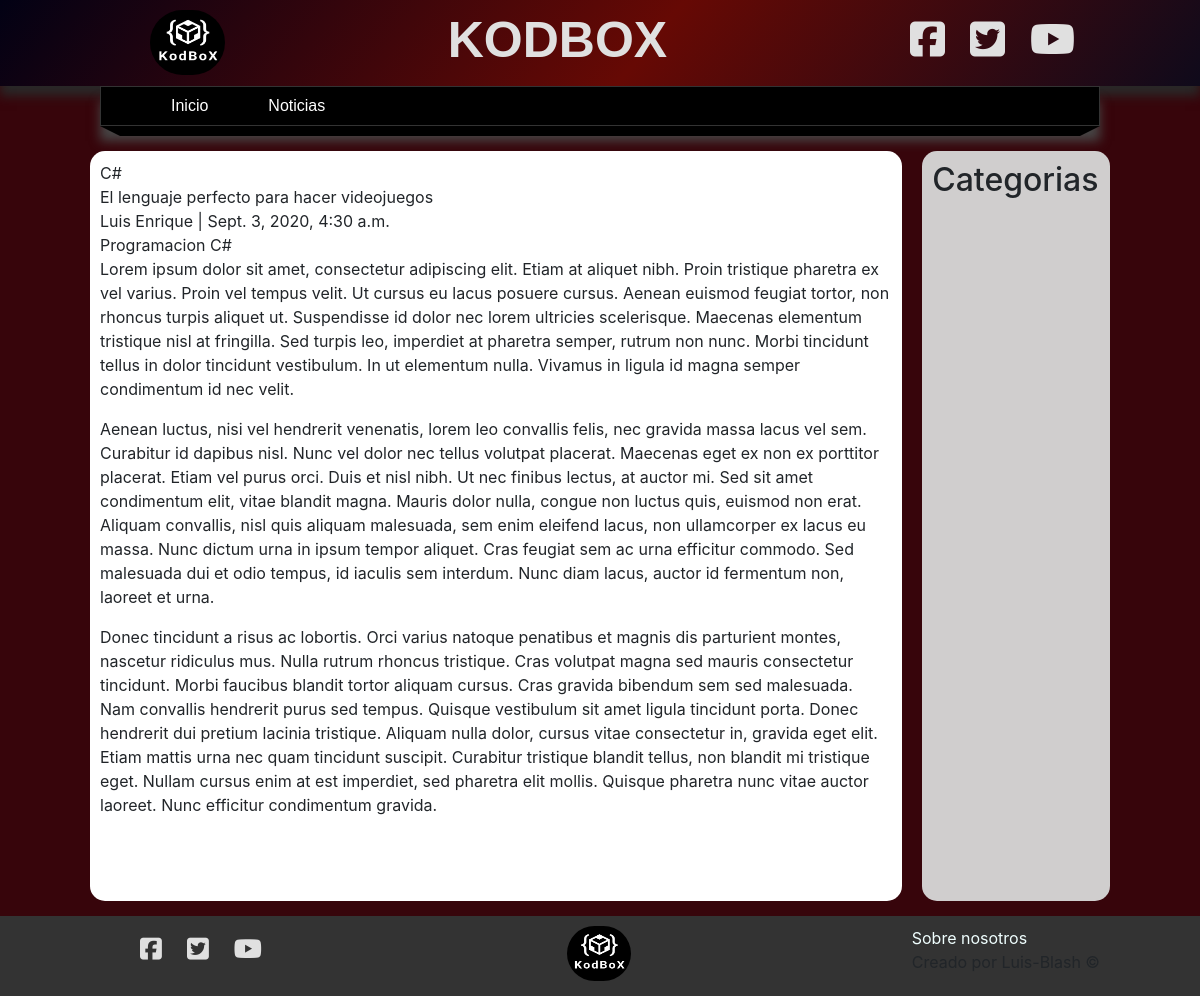
Screenshot of /noticia/6 with the database file from the repository.
### blog/models.py (models this page shows, shortened)
class Noticias(models.Model):
    titulo = models.CharField(max_length=150, verbose_name="Titulo")
    subtitulo = models.CharField(max_length=250, verbose_name="Sub titulo")
    contenido = RichTextField(verbose_name="Contenido")
    imagen = models.ImageField(default="null",verbose_name="Imagen", upload_to="noticias")
    publico = models.BooleanField(verbose_name="¿Publico?")
    usuario = models.ForeignKey(User, editable=False, verbose_name="Usuario", on_delete=models.CASCADE)
    categorias = models.ManyToManyField(Categoria, verbose_name="Categorias", blank=True)
    creado_el = models.DateTimeField(auto_now_add=True, verbose_name="Creado el")
    actualizado_el = models.DateTimeField(auto_now=True,verbose_name="Actualizado el")
    class Meta:
        verbose_name = "Noticia"
        verbose_name_plural = "Noticias"

class Categoria(models.Model):
    nombre = models.CharField(max_length=100, verbose_name="nombre")
    descripcion = models.CharField(max_length=255,verbose_name="Descripcion")
    creado_el = models.DateTimeField(auto_now_add=True, verbose_name="Creado el")
    class Meta:
        verbose_name = "Categoria"
        verbose_name_plural = "Categorias"
    def __str__(self):
        return self.nombre

### blog/views.py (the view)
# urls.py: path("noticia/<int:noticia_id>", views.noticia, name="noticia")
def noticia(request, noticia_id):
    noticia = get_object_or_404(Noticias, id= noticia_id)
    return render(request, 'noticias/noticia-individual.html',{
        "noticia":noticia
    })

### blog/processor.py (called while the page is built)
def get_categorias(request):
    categorias_uso= Noticias.objects.filter(publico=True).values_list("categorias", flat=True)
    categorias = Categoria.objects.filter(id__in=categorias_uso).values_list("id","nombre")
    return {
        "categorias": categorias,
        "id": categorias_uso
    }

### blog/templates/noticias/noticia-individual.html (shortened to what this page needs)
{% extends 'layouts/layout.html'%}
{% block news %}
{{ noticia.titulo }}
<br>
{{ noticia.subtitulo }}
<br>
{{ noticia.usuario.first_name }} | {{ noticia.creado_el}}
<br>
{% for categoria in noticia.categorias.all %}
{{ categoria }}
{% endfor %}
<br>
{{ noticia.contenido|safe }}
{% endblock %}

### mainapp/static/css/style.css (style rules this page uses)
html { box-sizing: border-box; }
*, *:before, *:after { box-sizing: inherit; }
body { background-color: #37050b; }

### rows the page displays
Noticias: titulo "C#", subtitulo "El lenguaje perfecto para hacer videojuegos", usuario.first_name "Luis Enrique", creado_el "Sept. 3, 2020, 4:30 a.m.", contenido "Lorem ipsum dolor sit amet, consectetur adipiscing elit. Etiam at aliquet nibh. Proin tristique pharetra ex vel varius. Proin vel tempus velit. Ut cursus eu lacus posuere cursus. Aenean euismod feugiat tortor, non rhoncus turpis aliquet ut. Suspendisse id dolor nec lorem ultricies scelerisque. Maecenas elementum tristique nisl at fringilla. Sed turpis leo, imperdiet at pharetra semper, rutrum non nunc. Morbi tincidunt tellus in dolor tincidunt vestibulum. In ut elementum nulla. Vivamus in ligula id magna semper condimentum id nec velit. Aenean luctus, nisi vel hendrerit venenatis, lorem leo convallis felis, nec gravida massa lacus vel sem. Curabitur id dapibus nisl. Nunc vel dolor nec…"
Categoria: nombre "Programacion"
Categoria: nombre "C#"
